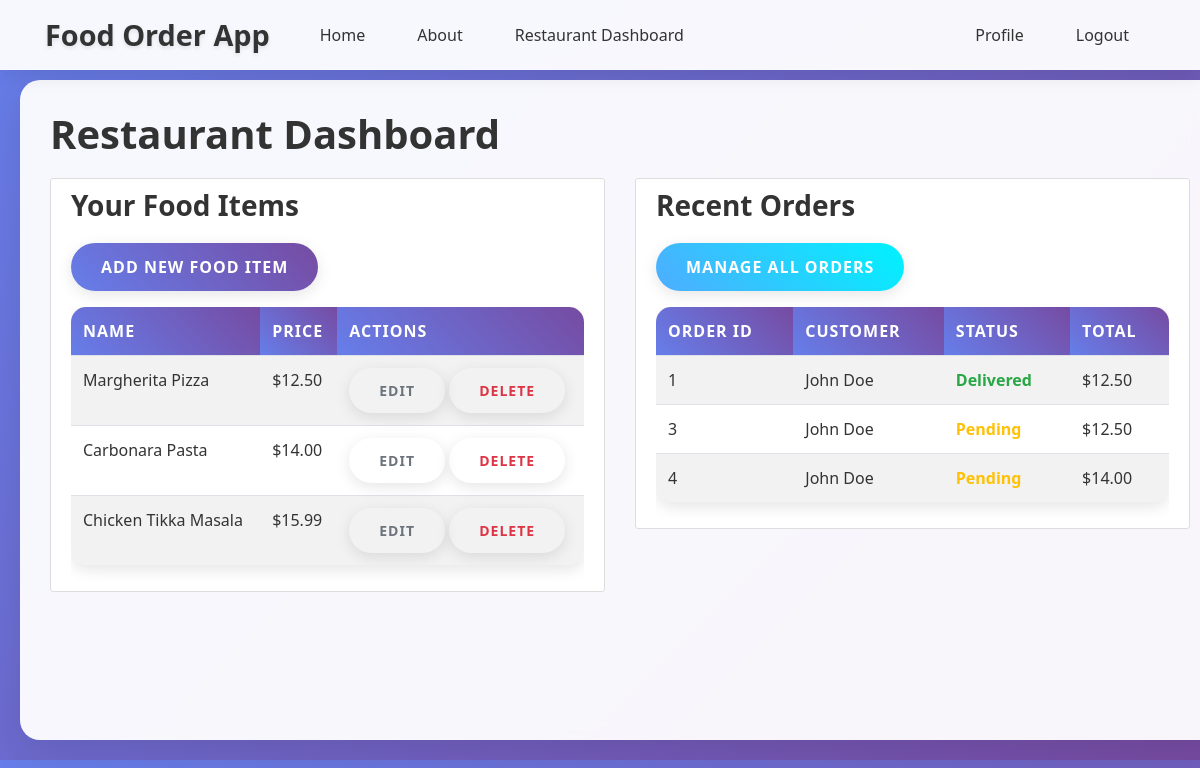
/restaurant/dashboard (signed in), run on an earlier commit of the app's database.
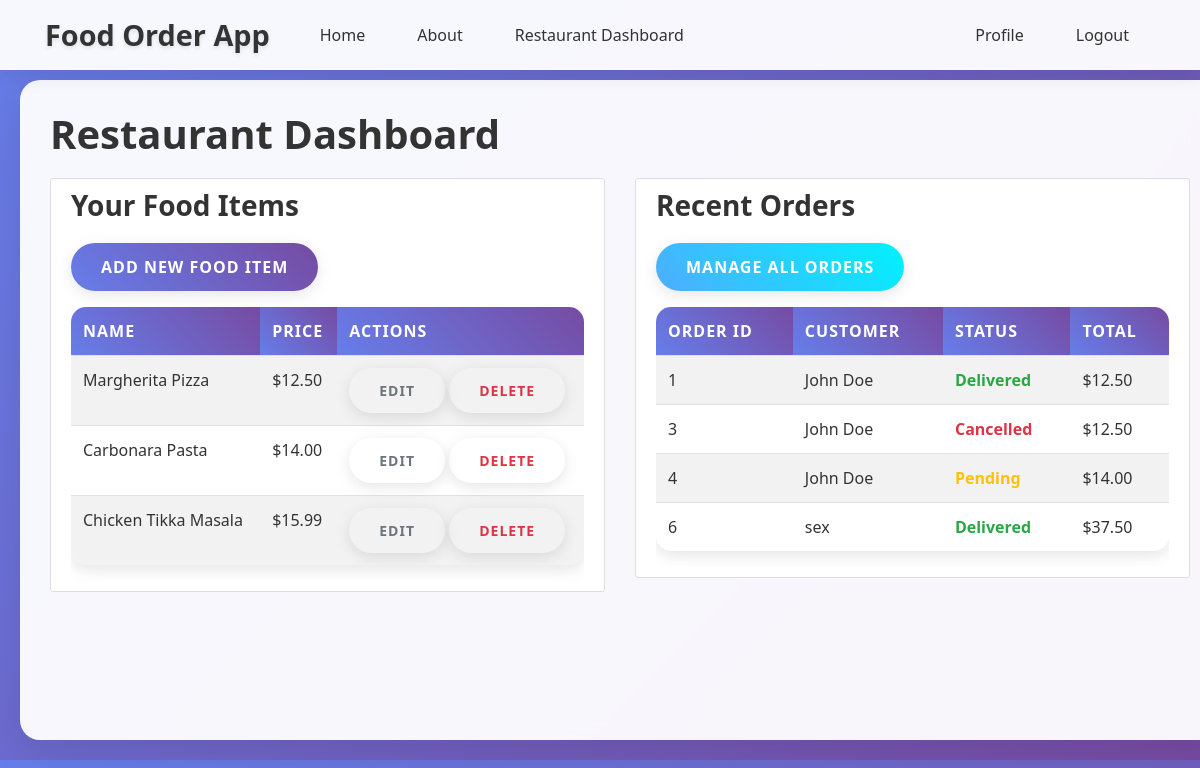
And on a later commit of the database.
### app/models/food_item.py (models this page shows, shortened)
class FoodItem(db.Model):
    __tablename__ = 'food_items'
    id = db.Column(db.Integer, primary_key=True)
    name = db.Column(db.String(100), nullable=False)
    description = db.Column(db.Text, nullable=True)
    price = db.Column(db.Numeric(10, 2), nullable=False)
    image_url = db.Column(db.String(200), nullable=True)
    restaurant_id = db.Column(db.Integer, db.ForeignKey('users.id'), nullable=False)
    created_at = db.Column(db.DateTime, default=datetime.utcnow)
    orders = db.relationship('Order', backref='food_item', lazy=True)

### app/models/order.py (models this page shows, shortened)
class Order(db.Model):
    __tablename__ = 'orders'
    id = db.Column(db.Integer, primary_key=True)
    customer_id = db.Column(db.Integer, db.ForeignKey('users.id'), nullable=False)
    food_item_id = db.Column(db.Integer, db.ForeignKey('food_items.id'), nullable=False)
    restaurant_id = db.Column(db.Integer, db.ForeignKey('users.id'), nullable=False)
    quantity = db.Column(db.Integer, nullable=False)
    total_price = db.Column(db.Numeric(10, 2), nullable=False)
    status = db.Column(db.Enum('pending', 'accepted', 'preparing', 'ready', 'delivered', 'cancelled', name='order_status'), default='pending')
    payment_id = db.Column(db.Integer, db.ForeignKey('payments.id'), nullable=True)
    order_date = db.Column(db.DateTime, default=datetime.utcnow)
    payment = db.relationship("Payment", backref="order", uselist=False, foreign_keys="Order.payment_id")

### app/models/user.py (models this page shows, shortened)
class User(db.Model, UserMixin):
    __tablename__ = 'users'
    id = db.Column(db.Integer, primary_key=True)
    name = db.Column(db.String(100), nullable=False)
    email = db.Column(db.String(120), unique=True, nullable=False)
    phone_number = db.Column(db.String(20), unique=True, nullable=False)
    location = db.Column(db.String(200), nullable=False)
    password = db.Column(db.String(60), nullable=False)
    role = db.Column(db.Enum('admin', 'customer', 'restaurant', name='user_roles'), default='customer')
    status = db.Column(db.Enum('active', 'pending', 'suspended', name='account_status'), default='active')
    food_items = db.relationship('FoodItem', backref='restaurant_owner', lazy=True, foreign_keys='FoodItem.restaurant_id')
    orders_as_customer = db.relationship('Order', backref='customer_user', lazy=True, foreign_keys='Order.customer_id')
    orders_as_restaurant = db.relationship('Order', backref='restaurant_user', lazy=True, foreign_keys='Order.restaurant_id')
    payments_as_customer = db.relationship('Payment', backref='customer_payer', lazy=True, foreign_keys='Payment.customer_id')
    payments_as_restaurant = db.relationship('Payment', backref='restaurant_receiver', lazy=True, foreign_keys='Payment.restaurant_id')

### app/routes/restaurant.py (the view)
@restaurant.route("/dashboard")
@login_required
@restaurant_required
def dashboard():
    food_items = FoodItem.query.filter_by(restaurant_id=current_user.id).all()
    orders = Order.query.filter_by(restaurant_id=current_user.id).all()
    return render_template("restaurant_dashboard.html", food_items=food_items, orders=orders)

### app/templates/restaurant_dashboard.html
{% extends "base.html" %}
{% block content %}
    <h1>Restaurant Dashboard</h1>
    <div class="row">
        <div class="col-md-6">
            <div class="content-section">
                <h3>Your Food Items</h3>
                <a href="{{ url_for('restaurant.add_food_item') }}" class="btn btn-primary mb-3">Add New Food Item</a>
                {% if food_items %}
                    <div class="table-responsive">
                        <table class="table table-striped">
                            <thead>
                                <tr>
                                    <th>Name</th>
                                    <th>Price</th>
                                    <th>Actions</th>
                                </tr>
                            </thead>
                            <tbody>
                                {% for food_item in food_items %}
                                    <tr>
                                        <td>{{ food_item.name }}</td>
                                        <td>${{ food_item.price }}</td>
                                        <td>
                                            <a href="{{ url_for('restaurant.edit_food_item', food_item_id=food_item.id) }}" class="btn btn-sm btn-outline-secondary">Edit</a>
                                            <form method="POST" action="{{ url_for('restaurant.delete_food_item', food_item_id=food_item.id) }}" style="display: inline;">
                                                <button type="submit" class="btn btn-sm btn-outline-danger" onclick="return confirm('Are you sure?')">Delete</button>
                                            </form>
                                        </td>
                                    </tr>
                                {% endfor %}
                            </tbody>
                        </table>
                    </div>
                {% else %}
                    <p>No food items yet. <a href="{{ url_for('restaurant.add_food_item') }}">Add your first food item</a>.</p>
                {% endif %}
            </div>
        </div>
        <div class="col-md-6">
            <div class="content-section">
                <h3>Recent Orders</h3>
                <a href="{{ url_for('restaurant.manage_orders') }}" class="btn btn-info mb-3">Manage All Orders</a>
                {% if orders %}
                    <div class="table-responsive">
                        <table class="table table-striped">
                            <thead>
                                <tr>
                                    <th>Order ID</th>
                                    <th>Customer</th>
                                    <th>Status</th>
                                    <th>Total</th>
                                </tr>
                            </thead>
                            <tbody>
                                {% for order in orders[:5] %}
                                    <tr>
                                        <td>{{ order.id }}</td>
                                        <td>{{ order.customer_user.name }}</td>
                                        <td><span class="order-status {{ order.status }}">{{ order.status.title() }}</span></td>
                                        <td>${{ order.total_price }}</td>
                                    </tr>
                                {% endfor %}
                            </tbody>
                        </table>
                    </div>
                {% else %}
                    <p>No orders yet.</p>
                {% endif %}
            </div>
        </div>
    </div>
{% endblock content %}

What changed in the data, as far as the page shows it:
changed Order id 3: status "Pending" → "Cancelled"
added Order: id "6", customer_user.name "sex", status "Delivered", total_price "37.50"
